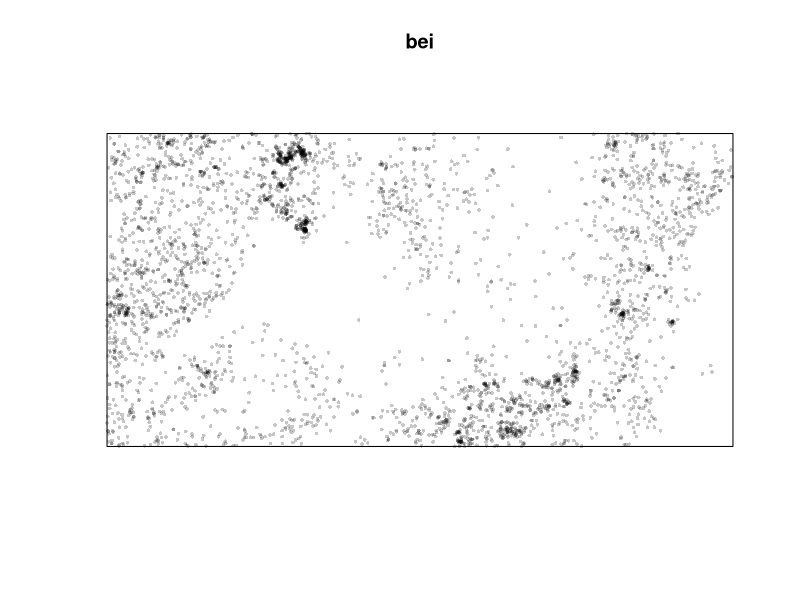
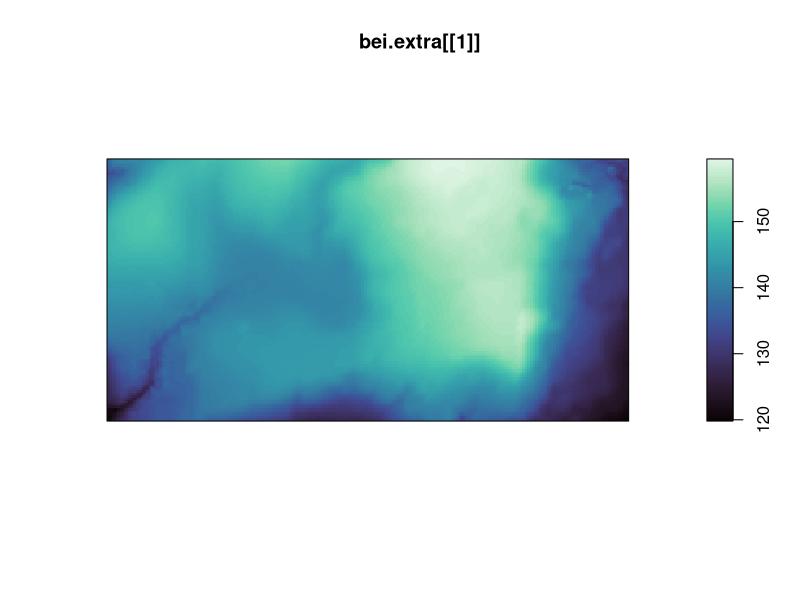
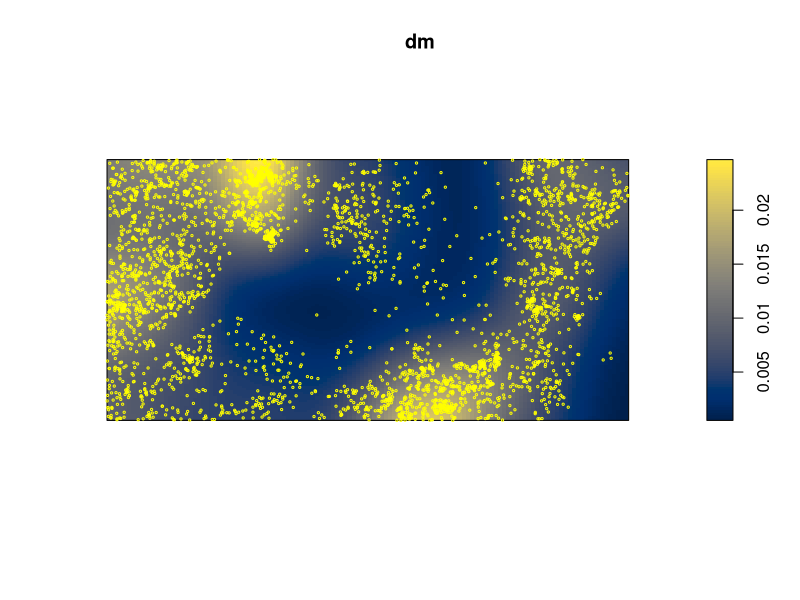
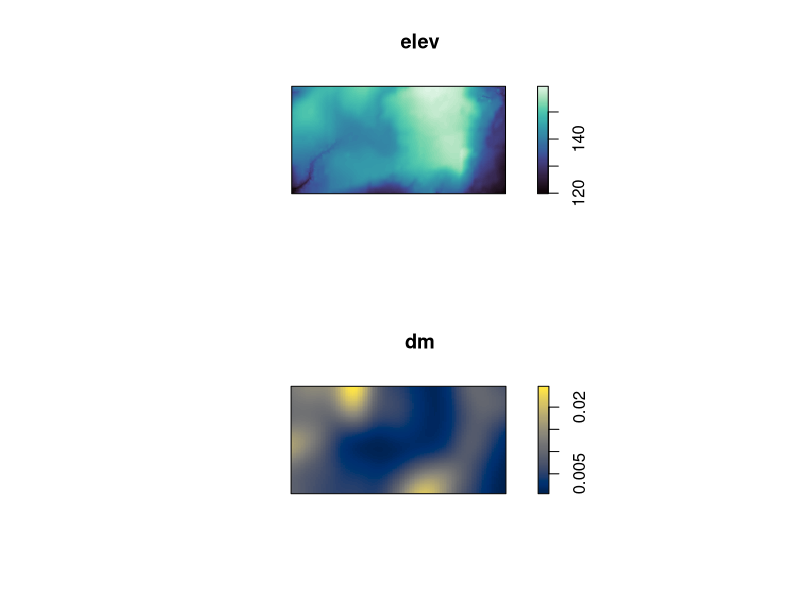

These charts were generated, in order, by the following R code:
# This code is thought to build density maps from point data in the field

library(spatstat)
library(viridis)

bei
plot(bei, cex=0.5, pch=16)

plot(bei.extra[[1]], col=mako(100))

dm <- density(bei)
plot(dm, col=cividis(100))
points(bei, col="yellow", cex=.3)

elev <- bei.extra[[1]]

par(mfrow=c(2,1))
plot(elev, col=mako(100))
plot(dm, col=cividis(100))
